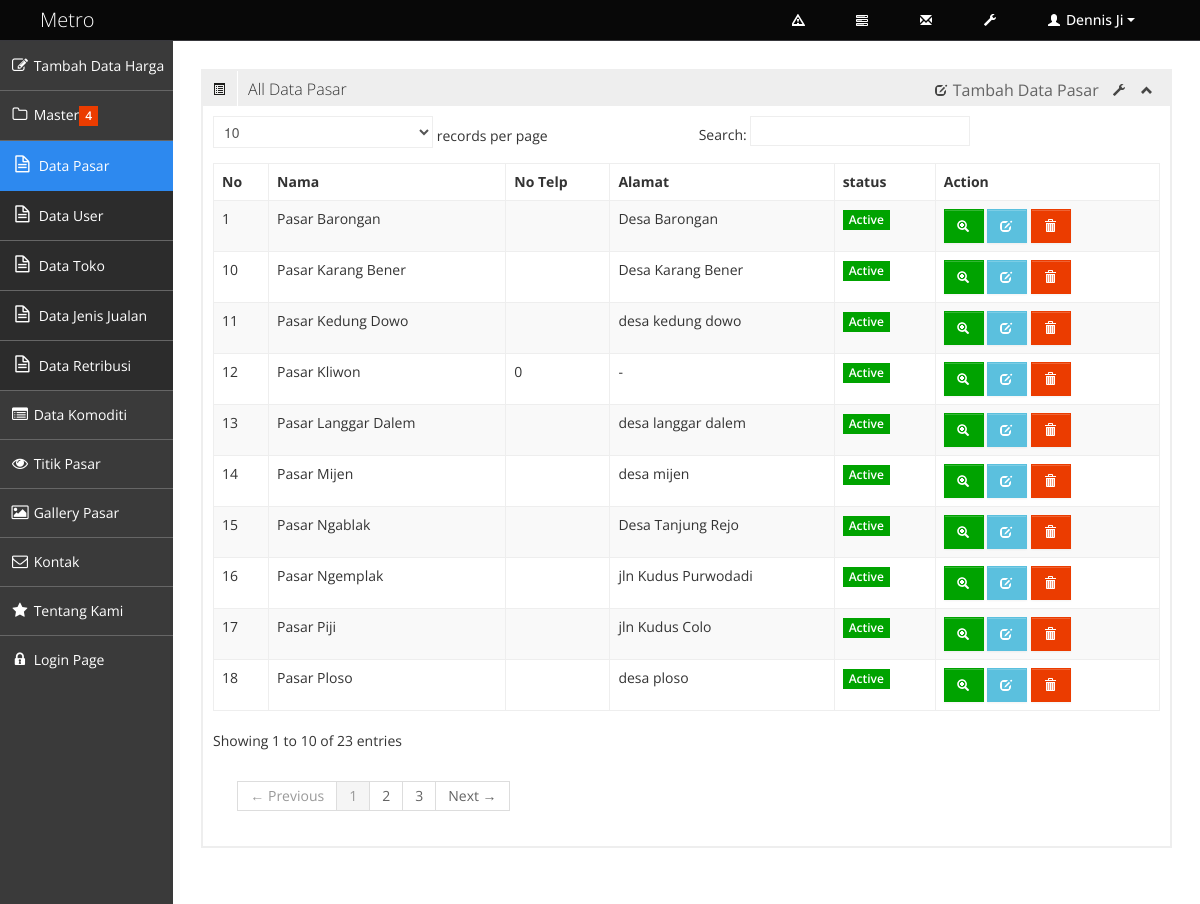
The page /index.php?page=tampilP on the database its author committed.
### tables this page shows
CREATE TABLE IF NOT EXISTS `pasar` (
  `id_pasar` int(11) NOT NULL,
  `lat` double NOT NULL,
  `lng` double NOT NULL,
  `nama_pasar` varchar(30) NOT NULL,
  `telp` varchar(20) NOT NULL DEFAULT '-',
  `alamat` text NOT NULL,
  `gambar` varchar(50) DEFAULT NULL
);

### tampil_pasar.php (the view)
<div class="row-fluid sortable">
			<div class="box span12">
				<div class="box-header" data-original-title>
					<h2><a href="#" class="halflings-icon list-alt"></a><span class="break"></span>All Data Pasar</h2>
					<div class="box-icon">
						<a href="?page=tambahP"><i class="halflings-icon edit"></i> Tambah Data Pasar</a>
						<a href="#" class="btn-setting"><i class="halflings-icon wrench"></i></a>
						<a href="#" class="btn-minimize"><i class="halflings-icon chevron-up"></i></a>
					</div>
				</div>
				<div class="box-content">
					<table class="table table-striped table-bordered bootstrap-datatable datatable">
					  <thead>
						  <tr>
							  <th>No</th>
							  <th>Nama</th>
							  <th>No Telp</th>
							  <th>Alamat</th>
							  <th>status</th>
							  <th>Action</th>
						  </tr>
					  </thead>
					  <tbody>
		<?php
		$sql=mysql_query("SELECT * FROM pasar order by nama_pasar asc") or die (mysql_error());
		$no = 1;
           while($r = mysql_fetch_array($sql)){
               ?>
						<tr>
							<td><?php echo $no++; ?></td>
							<td><?php echo $r['nama_pasar']; ?></td>
							<td><?php echo $r['telp']; ?></td>
							<td><?php echo $r['alamat']; ?></td>
							<td class="center">
								<span class="label label-success">Active</span>
							</td>
							<td class="center">
								<a href="?page=detilP&id_pasar=<?php echo $r['id_pasar']; ?>" class="btn btn-success" title="Detail" >
									<i class="halflings-icon white zoom-in"></i>
								</a>
								<a class="btn btn-info" title="Edit" href="?page=editP&id_pasar=<?php echo $r['id_pasar']; ?>">
									<i class="halflings-icon white edit"></i>
								</a>
								<a class="btn btn-danger" title="Hapus" href="?page=hapusP&id_pasar=<?php echo $r['id_pasar'];?>" onClick="return confirm('Yakin menghapus data ?');">
									<i class="halflings-icon white trash"></i>
								</a>
							</td>
						</tr>
		<?php
		}
		?>
					  </tbody>
					</table>
				</div>
			</div>
</div>

### index.php (shortened to what this page needs)
<!DOCTYPE html>
<html lang="en">
<head>
	<link id="bootstrap-style" href="css/bootstrap.min.css" rel="stylesheet">
	<link href="css/bootstrap-responsive.min.css" rel="stylesheet">
	<link id="base-style" href="css/style.css" rel="stylesheet">
	<link id="base-style-responsive" href="css/style-responsive.css" rel="stylesheet">
</head>
<body>
	<div class="navbar">
		<div class="navbar-inner">
			<div class="container-fluid">
				<a class="brand" href="index.html"><span>Metro</span></a>
				<div class="nav-no-collapse header-nav">
					<ul class="nav pull-right">
						<li class="dropdown hidden-phone">
							<a class="btn dropdown-toggle" data-toggle="dropdown" href="#">
								<i class="halflings-icon white warning-sign"></i>
							</a>
						</li>
						<li class="dropdown hidden-phone">
							<a class="btn dropdown-toggle" data-toggle="dropdown" href="#">
								<i class="halflings-icon white tasks"></i>
							</a>
						</li>
						<li class="dropdown hidden-phone">
							<a class="btn dropdown-toggle" data-toggle="dropdown" href="#">
								<i class="halflings-icon white envelope"></i>
							</a>
						</li>
						<li>
							<a class="btn" href="#">
								<i class="halflings-icon white wrench"></i>
							</a>
						</li>
						<li class="dropdown">
							<a class="btn dropdown-toggle" data-toggle="dropdown" href="#">
								<i class="halflings-icon white user"></i> Dennis Ji
								<span class="caret"></span>
							</a>
						</li>
					</ul>
				</div>
			</div>
		</div>
	</div>
		<div class="container-fluid-full">
		<div class="row-fluid">
			<div id="sidebar-left" class="span2">
				<div class="nav-collapse sidebar-nav">
					<ul class="nav nav-tabs nav-stacked main-menu">
						<li><a href="?page=tambahH"><i class="icon-edit"></i><span class="hidden-tablet"> Tambah Data Harga</span></a></li>
						<li>
							<a class="dropmenu" href="#"><i class="icon-folder-close-alt"></i><span class="hidden-tablet"> Master</span><span class="label label-important"> 4 </span></a>
							<ul>
								<li><a class="submenu" href="?page=tampilP"><i class="icon-file-alt"></i><span class="hidden-tablet"> Data Pasar</span></a></li>
								<li><a class="submenu" href="?page=tampilU"><i class="icon-file-alt"></i><span class="hidden-tablet"> Data User</span></a></li>
								<li><a class="submenu" href="?page=tampilT"><i class="icon-file-alt"></i><span class="hidden-tablet"> Data Toko</span></a></li>
								<li><a class="submenu" href="?page=tampilJ"><i class="icon-file-alt"></i><span class="hidden-tablet"> Data Jenis Jualan</span></a></li>
								<li><a class="submenu" href="?page=tampilR"><i class="icon-file-alt"></i><span class="hidden-tablet"> Data Retribusi</span></a></li>
							</ul>
						</li>
						<li><a href="?page=tampilK"><i class="icon-list-alt"></i><span class="hidden-tablet"> Data Komoditi</span></a></li>
						<li><a href="#"><i class="icon-eye-open"></i><span class="hidden-tablet"> Titik Pasar</span></a></li>
						<li><a href="?page=galeri"><i class="icon-picture"></i><span class="hidden-tablet"> Gallery Pasar</span></a></li>
						<li><a href="messages.html"><i class="icon-envelope"></i><span class="hidden-tablet"> Kontak</span></a></li>
						<li><a href="icon.html"><i class="icon-star"></i><span class="hidden-tablet"> Tentang Kami</span></a></li>
						<li><a href="login.html"><i class="icon-lock"></i><span class="hidden-tablet"> Login Page</span></a></li>
					</ul>
				</div>
			</div>
			<div id="content" class="span10">
			<?php
			require_once "bukafile.php";
			?>
			</div>
		</div>
		</div>
</body>
</html>

### bukafile.php (shortened to what this page needs)
<?php
	if(isset($_GET['page'])) {
		switch ($_GET['page']) {
			case 'tampilP' :
				require_once "tampil_pasar.php";
				break;
			}
	}else{
		require_once "tambah_harga.php";
	}
?>

### css/style-responsive.css (style rules this page uses)
@media (min-width: 1200px) { .container-fluid-full { overflow: hidden; position: relative; height: 100%; } }
@media (min-width: 1200px) { #content { width: 85.578%; padding: 28px; margin: 0px 0px; margin-left: 14.422% !important; } }
@media (min-width: 1200px) { #sidebar-left { background: #3A3A3A; margin-left: 0px !important; position: absolute; height: 100%; } }
@media (min-width: 1200px) { .sidebar-nav > ul { margin: 0px; } }

### css/halflings.css (style rules this page uses)
html, html .halflings { -webkit-font-smoothing: antialiased !important; }
.halflings-icon { display: inline-block; width: 14px; height: 14px; line-height: 14px; vertical-align: text-top; background-image: url(../img/glyphicons_halflings.svg); background-position: 0 0; background-repeat: no-repeat; vertical-align: top; *display: inline; *zoom: 1; *margin-right: .3em; }
.halflings-icon.white { background-image: url(../img/glyphicons_halflings-white.svg); }
.halflings-icon.envelope { background-position: -72px 0; }
.halflings-icon.user { background-position: -168px 0; }
.halflings-icon.zoom-in { background-position: -336px 0; }
.halflings-icon.trash { background-position: -456px 0; }
.halflings-icon.list-alt { background-position: -264px -24px; }
.halflings-icon.edit { background-position: -96px -72px; }
.halflings-icon.warning-sign { background-position: -144px -120px; }
.halflings-icon.chevron-up { background-position: -288px -120px; }
.halflings-icon.wrench { background-position: -360px -144px; }
.halflings-icon.tasks { background-position: -384px -144px; }

### rows shown on the page
pasar: nama_pasar "Pasar Barongan", alamat "Desa Barongan"
pasar: nama_pasar "Pasar Karang Bener", alamat "Desa Karang Bener"
pasar: nama_pasar "Pasar Kedung Dowo", alamat "desa kedung dowo"
pasar: nama_pasar "Pasar Kliwon", telp "0", alamat "-"
pasar: nama_pasar "Pasar Langgar Dalem", alamat "desa langgar dalem"
pasar: nama_pasar "Pasar Mijen", alamat "desa mijen"
pasar: nama_pasar "Pasar Ngablak", alamat "Desa Tanjung Rejo"
pasar: nama_pasar "Pasar Ngemplak", alamat "jln Kudus Purwodadi"
pasar: nama_pasar "Pasar Piji", alamat "jln Kudus Colo"
pasar: nama_pasar "Pasar Ploso", alamat "desa ploso"
